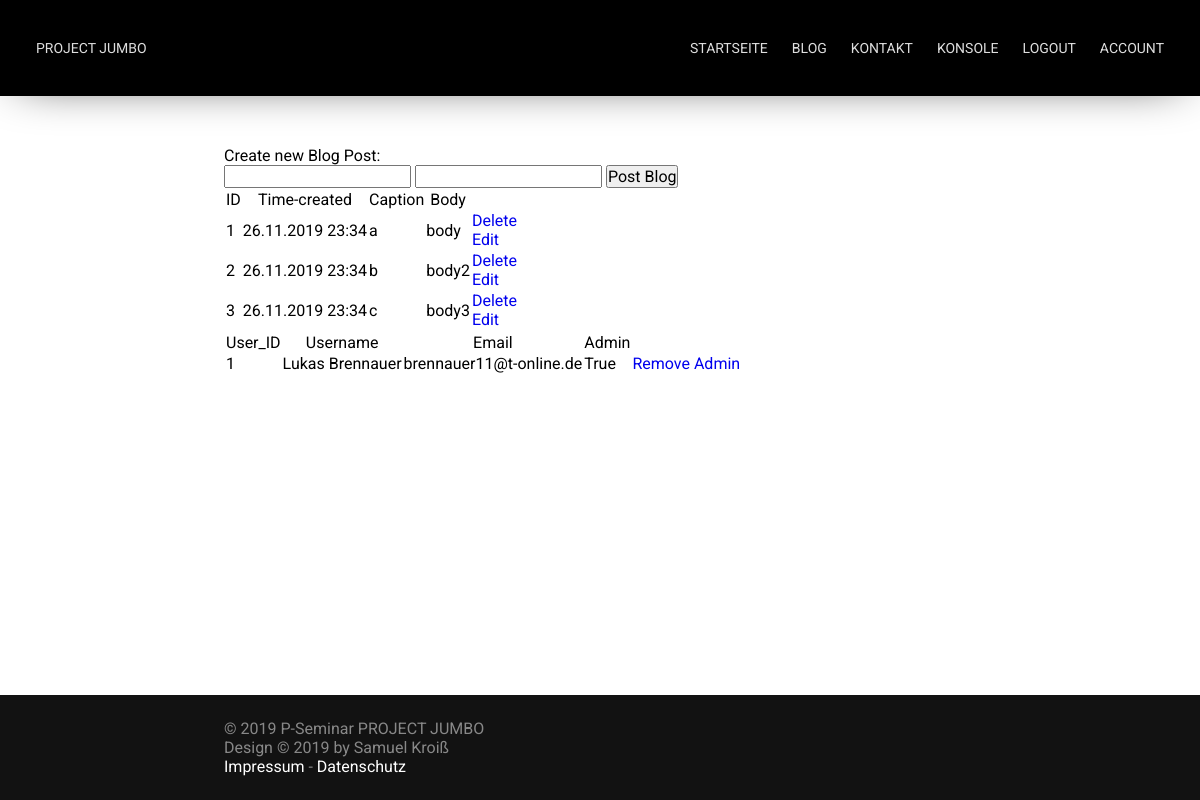
Page /admin (signed in) on the earlier database version.
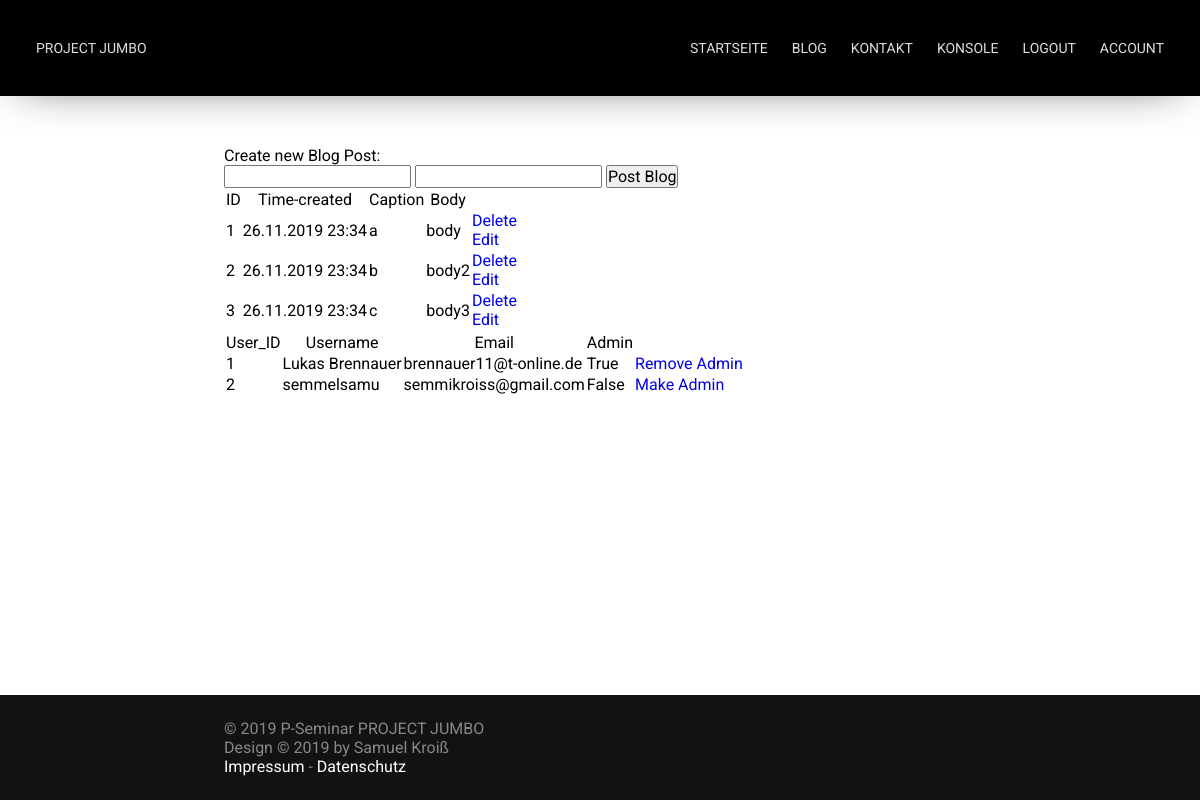
Same page on the later database version.
### app/models.py (models this page shows, shortened)
class Blog_Post(db.Model):
    id = db.Column(db.Integer, primary_key=True)
    caption = db.Column(db.String, nullable=False)
    body = db.Column(db.String, nullable=False)
    time_created = db.Column(db.DateTime, default=datetime.now() )

class User(db.Model):
    user_id = db.Column(db.Integer, primary_key=True)
    username = db.Column(db.String(64), nullable=False, unique=True)
    password_hash = db.Column(db.String(120))
    email = db.Column(db.String, nullable=False, unique=True)
    admin_acc = db.Column(db.Boolean, default=False, nullable=False)
    is_active = True
    is_authenticated = True

### app/routes.py (the view)
@app.route("/admin", methods=['POST', 'GET'])
@login_required
def admin():
    if current_user.admin_acc == True:
        if request.method == 'POST':
            try:
                db.session.add(Blog_Post(caption=request.form['caption'], body=request.form['body']))
                db.session.commit()
                return redirect(url_for('admin'))
            except Exception as e:
                return render_template("error.html", title="Error", error=e)
        else:
            posts = Blog_Post.query.order_by(Blog_Post.time_created).all()
            users = User.query.order_by(User.user_id).all()
            return render_template("admin.html", title="Admin", posts=posts, users=users)
    else:
        return render_template("error.html", title="Error", error="You're not allowed to use that page!")

### app/models.py (called while the page is built)
@login.user_loader
def load_user(user_id):
    return User.query.get(user_id)

### templates/admin.html (shortened to what this page needs)
{% extends 'base.html' %}
{% block content %}
    <p>Create new Blog Post:</p>
    <form action="/admin" method="POST">
        <input type="text" name="caption">
        <input type="text" name="body">
        <input type="submit" value="Post Blog">
    </form>
    {% if posts|length < 1 %}
        <p>There are no Blogposts available!</p>
    {% else %}
        <table>
            <tr>
                <th>ID</th>
                <th>Time-created</th>
                <th>Caption</th>
                <th>Body</th>
            </tr>
            {% for post in posts %}
                <tr>
                    <td>{{ post.id }}</td>
                    <td>{{ post.time_created.__format__("%d.%m.%Y %H:%M") }}</tds>
                    <td>{{ post.caption }}</td>
                    <td>{{ post.body }}</td>
                    <td>
                        <a href="{{ url_for( 'delete', id=post.id ) }}">Delete</a>
                        <br>
                        <a href="{{ url_for( 'edit', id=post.id ) }}">Edit</a>
                    </td>
                </tr>
            {% endfor %}
        </table>
    {% endif %}
    {% if users|length < 1 %}
        <p>There are no Users available!</p>
    {% else %}
        <table>
            <tr>
                <th>User_ID</th>
                <th>Username</th>
                <th>Email</th>
                <th>Admin</th>
            </tr>
            {% for user in users %}
                <tr>
                    <td>{{ user.user_id }}</td>
                    <td>{{ user.username }}</tds>
                    <td>{{ user.email }}</td>
                    <td>{{ user.admin_acc }}</td>
                    <td>
                        <a href="{{ url_for( 'manage_admin', user_id=user.user_id ) }}">
                            {% if user.admin_acc==true %}
                                Remove Admin
                            {% else %}
                                Make Admin
                            {% endif %}
                        </a>
                    </td>
                </tr>
            {% endfor %}
        </table>
    {% endif %}
{% endblock %}

### templates/base.html (shortened to what this page needs)
<!DOCTYPE html>
<html>
	<head>
		<link href="{{ url_for('static', filename='css/main.css') }}" rel="stylesheet">
		<link href="{{ url_for('static', filename='css/nav.css') }}" rel="stylesheet">
	</head>
	<body>
		<div id="container">
			<nav id="nav">
				<a href="{{ url_for('index') }}">Project Jumbo</a>
				<ul>
					<li><a href="{{ url_for('index') }}">Startseite</a></li>
					<li><a href="{{ url_for('blog') }}">Blog</a></li>
					<li><a href="#">Kontakt</a></li>
					{% if current_user.is_authenticated and current_user.admin_acc == true %}
					<li><a href="{{ url_for('admin') }}">Konsole</a></li>
					{% endif %}
					{% if current_user.is_authenticated %}
					<li><a href="{{ url_for('logout') }}">Logout</a></li>
					<li><a href="{{ url_for('user_page') }}">Account</a></li>
					{% else %}
					<li><a href="{{ url_for('login') }}">Login</a></li>
					{% endif %}
				</ul>
			</nav>
			<div class="spacer nav"></div>
			<section id="content">
				{% block content %}  {% endblock %}
			</section>
			<div class="spacer footer"></div>
			<footer id="footer">
				<p>&copy; 2019 P-Seminar PROJECT JUMBO<br />Design &copy; 2019 by Samuel Kroiß<br /><a href="#">Impressum</a> - <a href="#">Datenschutz</a></p>
			</footer>
		</div>
	</body>
</html>

### static/css/main.css (style rules this page uses)
* { margin: 0; padding: 0; font-family: 'Roboto', sans-serif; font-size: 16px; font-weight: 400; text-decoration: none; }
body { width: 100%; height: 100%; overflow-x: hidden; overflow-y: scroll; scroll-behavior: smooth; }
.spacer { width: 100vw; }
.spacer.nav { height: 96px; }
.spacer.footer { height: 105px; }
#content a, b { display: inline; padding: 0; }
#container { display: block; width: 100%; min-height: 100vh; position: relative; }
#content { max-width: 800px; margin: 0 auto; padding: 50px 24px; box-sizing: border-box; }
#footer { width: 100%; background: #121212; position: absolute; right: 0; bottom: 0; left: 0; }
#footer p { max-width: 800px; margin: 0 auto; padding: 24px; color: #888888; box-sizing: border-box; }
#footer a { text-decoration: none; color: #FFFFFF; }

### static/css/nav.css (style rules this page uses)
:root { --link-color: #DEDEDE; }
#nav { width: 100%; height: 96px; box-sizing: border-box; position: fixed; transition: height 300ms; z-index: 10; background: #000000; box-shadow: 0px 0px 50px -20px rgba(0,0,0,1); overflow: hidden; }
#nav ul { float: right; display: flex; }
#nav ul li { list-style-type: none; }
#nav a { color: var(--link-color); text-transform: uppercase; font-size: 14px; line-height: 48px; float: left; padding: 0 12px; display: block; transition: color 100ms; }
#nav a { font-family: 'Alata', sans-serif; }
#nav ul li a { font-family: 'Roboto', sans-serif; }
@media only screen and (min-width: 900px) { #nav { padding: 24px; } }

Differences in the rows shown:
added User: user_id "2", username "semmelsamu", email "semmikroiss@gmail.com", admin_acc "False", shows "Make Admin"
